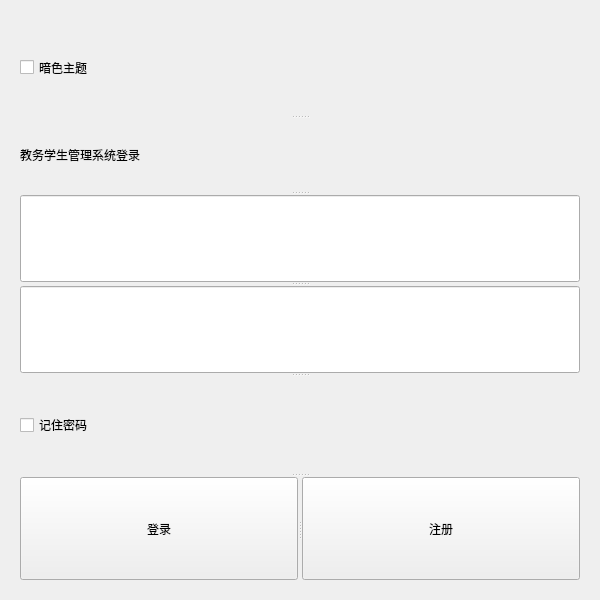
<?xml version="1.0" encoding="UTF-8"?>
<ui version="4.0">
 <class>LoginWidget</class>
 <widget class="QWidget" name="LoginWidget">
  <property name="geometry">
   <rect>
    <x>0</x>
    <y>0</y>
    <width>600</width>
    <height>600</height>
   </rect>
  </property>
  <property name="windowTitle">
   <string>Form</string>
  </property>
  <layout class="QVBoxLayout" name="verticalLayout">
   <property name="spacing">
    <number>12</number>
   </property>
   <property name="sizeConstraint">
    <enum>QLayout::SizeConstraint::SetNoConstraint</enum>
   </property>
   <property name="leftMargin">
    <number>20</number>
   </property>
   <property name="topMargin">
    <number>20</number>
   </property>
   <property name="rightMargin">
    <number>20</number>
   </property>
   <property name="bottomMargin">
    <number>20</number>
   </property>
   <item>
    <widget class="QSplitter" name="splitter_4">
     <property name="orientation">
      <enum>Qt::Orientation::Vertical</enum>
     </property>
     <widget class="QSplitter" name="splitter">
      <property name="orientation">
       <enum>Qt::Orientation::Horizontal</enum>
      </property>
      <widget class="QCheckBox" name="ckDark">
       <property name="text">
        <string>暗色主题</string>
       </property>
      </widget>
     </widget>
     <widget class="QLabel" name="labelTitle">
      <property name="text">
       <string>教务学生管理系统登录</string>
      </property>
     </widget>
     <widget class="QLineEdit" name="editUser"/>
     <widget class="QLineEdit" name="editPwd">
      <property name="echoMode">
       <enum>QLineEdit::EchoMode::Password</enum>
      </property>
     </widget>
     <widget class="QSplitter" name="splitter_2">
      <property name="orientation">
       <enum>Qt::Orientation::Horizontal</enum>
      </property>
      <widget class="QCheckBox" name="ckRemember">
       <property name="text">
        <string>记住密码</string>
       </property>
      </widget>
     </widget>
     <widget class="QSplitter" name="splitter_3">
      <property name="orientation">
       <enum>Qt::Orientation::Horizontal</enum>
      </property>
      <widget class="QPushButton" name="btnLogin">
       <property name="text">
        <string>登录</string>
       </property>
      </widget>
      <widget class="QPushButton" name="btnRegister">
       <property name="text">
        <string>注册</string>
       </property>
      </widget>
     </widget>
    </widget>
   </item>
  </layout>
 </widget>
 <resources/>
 <connections/>
</ui>
